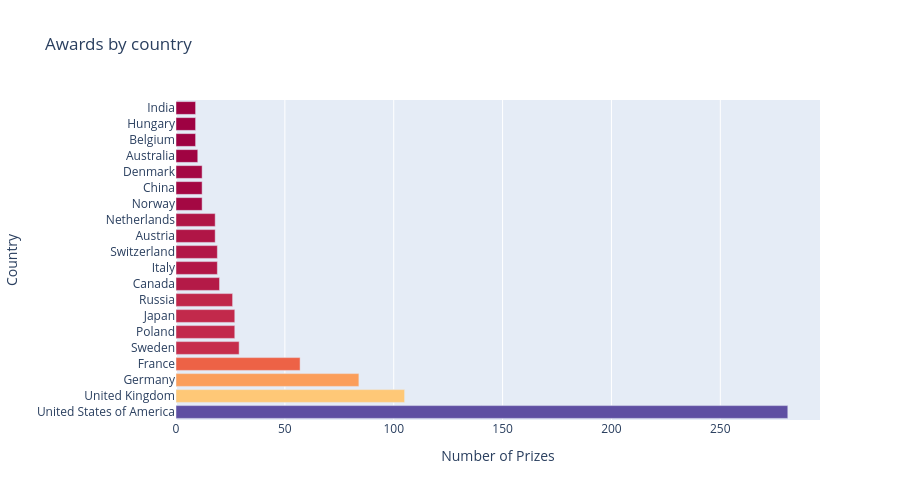

The notebook cell this image was saved under:
### Code cell
top20_bar = px.bar(top20countries,x='prize',y='birth_country_current',orientation='h',color='prize',color_continuous_scale='spectral',height=500,title='Awards by country')
top20_bar.update_layout(xaxis_title='Number of Prizes', 
                    yaxis_title='Country',
                    coloraxis_showscale=False)
top20_bar.show()

### Figure 1 — Plotly figure (JSON) as saved in the notebook; plotly's stock layout.template omitted (floating-point values rounded to 4 significant figures)
{"data": [{"hovertemplate": "prize=%{marker.color}<br>birth_country_current=%{y}<extra></extra>", "legendgroup": "", "marker": {"color": [281, 105, 84, 57, 29, 27, 27, 26, 20, 19, 19, 18, 18, 12, 12, 12, 10, 9, 9, 9], "coloraxis": "coloraxis", "pattern": {"shape": ""}}, "name": "", "orientation": "h", "showlegend": false, "textposition": "auto", "type": "bar", "x": [281, 105, 84, 57, 29, 27, 27, 26, 20, 19, 19, 18, 18, 12, 12, 12, 10, 9, 9, 9], "xaxis": "x", "y": ["United States of America", "United Kingdom", "Germany", "France", "Sweden", "Poland", "Japan", "Russia", "Canada", "Italy", "Switzerland", "Austria", "Netherlands", "Norway", "China", "Denmark", "Australia", "Belgium", "Hungary", "India"], "yaxis": "y"}], "layout": {"barmode": "relative", "coloraxis": {"autocolorscale": false, "colorbar": {"title": {"text": "prize"}}, "colorscale": [[0, "rgb(158,1,66)"], [0.1, "rgb(213,62,79)"], [0.2, "rgb(244,109,67)"], [0.3, "rgb(253,174,97)"], [0.4, "rgb(254,224,139)"], [0.5, "rgb(255,255,191)"], [0.6, "rgb(230,245,152)"], [0.7, "rgb(171,221,164)"], [0.8, "rgb(102,194,165)"], [0.9, "rgb(50,136,189)"], [1, "rgb(94,79,162)"]], "showscale": false}, "height": 500, "legend": {"tracegroupgap": 0}, "title": {"text": "Awards by country"}, "xaxis": {"anchor": "y", "domain": [0, 1], "title": {"text": "Number of Prizes"}}, "yaxis": {"anchor": "x", "domain": [0, 1], "title": {"text": "Country"}}}}
